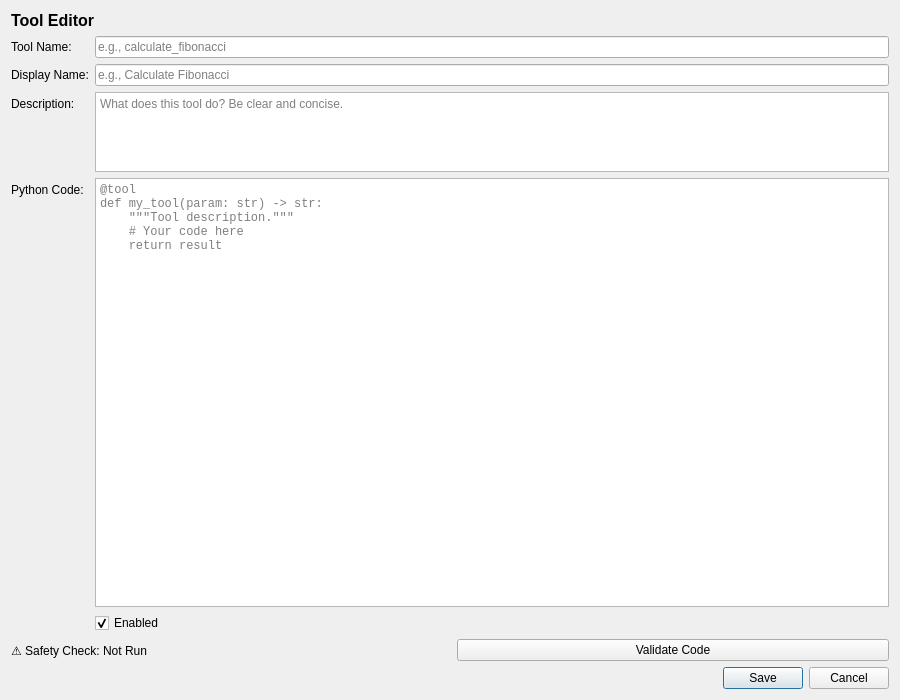
<?xml version="1.0" encoding="UTF-8"?>
<ui version="4.0">
 <class>llm_tool_editor</class>
 <widget class="QDialog" name="llm_tool_editor">
  <property name="geometry">
   <rect>
    <x>0</x>
    <y>0</y>
    <width>900</width>
    <height>700</height>
   </rect>
  </property>
  <property name="windowTitle">
   <string>LLM Tool Editor</string>
  </property>
  <layout class="QVBoxLayout" name="verticalLayout">
   <item>
    <widget class="QLabel" name="title_label">
     <property name="text">
      <string>Tool Editor</string>
     </property>
     <property name="styleSheet">
      <string>font-size: 16px; font-weight: bold;</string>
     </property>
    </widget>
   </item>
   <item>
    <layout class="QFormLayout" name="formLayout">
     <item row="0" column="0">
      <widget class="QLabel" name="name_label">
       <property name="text">
        <string>Tool Name:</string>
       </property>
      </widget>
     </item>
     <item row="0" column="1">
      <widget class="QLineEdit" name="name_input">
       <property name="placeholderText">
        <string>e.g., calculate_fibonacci</string>
       </property>
      </widget>
     </item>
     <item row="1" column="0">
      <widget class="QLabel" name="display_name_label">
       <property name="text">
        <string>Display Name:</string>
       </property>
      </widget>
     </item>
     <item row="1" column="1">
      <widget class="QLineEdit" name="display_name_input">
       <property name="placeholderText">
        <string>e.g., Calculate Fibonacci</string>
       </property>
      </widget>
     </item>
     <item row="2" column="0">
      <widget class="QLabel" name="description_label">
       <property name="text">
        <string>Description:</string>
       </property>
      </widget>
     </item>
     <item row="2" column="1">
      <widget class="QTextEdit" name="description_input">
       <property name="maximumSize">
        <size>
         <width>16777215</width>
         <height>80</height>
        </size>
       </property>
       <property name="placeholderText">
        <string>What does this tool do? Be clear and concise.</string>
       </property>
      </widget>
     </item>
     <item row="3" column="0">
      <widget class="QLabel" name="code_label">
       <property name="text">
        <string>Python Code:</string>
       </property>
      </widget>
     </item>
     <item row="3" column="1">
      <widget class="QTextEdit" name="code_input">
       <property name="font">
        <font>
         <family>Monospace</family>
        </font>
       </property>
       <property name="placeholderText">
        <string>@tool
def my_tool(param: str) -> str:
    """Tool description."""
    # Your code here
    return result</string>
       </property>
      </widget>
     </item>
     <item row="4" column="1">
      <widget class="QCheckBox" name="enabled_checkbox">
       <property name="text">
        <string>Enabled</string>
       </property>
       <property name="checked">
        <bool>true</bool>
       </property>
      </widget>
     </item>
    </layout>
   </item>
   <item>
    <layout class="QHBoxLayout" name="info_layout">
     <item>
      <widget class="QLabel" name="safety_label">
       <property name="text">
        <string>⚠️ Safety Check: Not Run</string>
       </property>
      </widget>
     </item>
     <item>
      <spacer name="horizontalSpacer">
       <property name="orientation">
        <enum>Qt::Horizontal</enum>
       </property>
      </spacer>
     </item>
     <item>
      <widget class="QPushButton" name="validate_button">
       <property name="text">
        <string>Validate Code</string>
       </property>
      </widget>
     </item>
    </layout>
   </item>
   <item>
    <widget class="QDialogButtonBox" name="buttonBox">
     <property name="standardButtons">
      <set>QDialogButtonBox::Cancel|QDialogButtonBox::Save</set>
     </property>
    </widget>
   </item>
  </layout>
 </widget>
 <resources/>
 <connections>
  <connection>
   <sender>buttonBox</sender>
   <signal>accepted()</signal>
   <receiver>llm_tool_editor</receiver>
   <slot>accept()</slot>
  </connection>
  <connection>
   <sender>buttonBox</sender>
   <signal>rejected()</signal>
   <receiver>llm_tool_editor</receiver>
   <slot>reject()</slot>
  </connection>
  <connection>
   <sender>validate_button</sender>
   <signal>clicked()</signal>
   <receiver>llm_tool_editor</receiver>
   <slot>on_validate_clicked()</slot>
  </connection>
 </connections>
 <slots>
  <slot>on_validate_clicked()</slot>
 </slots>
</ui>
